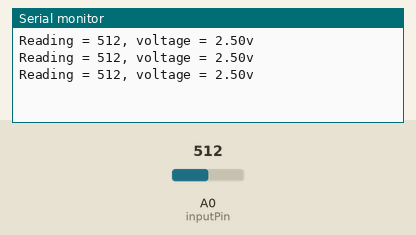
Bench run of a sketch on a simulated Arduino Uno, built with avr-gcc and run on an emulated ATmega328P. Shown: the last lines printed to the serial monitor. The inputs (shaded band) are chosen by the test bench; at power-on: A0 (inputPin) = 512.

Above: at 1.3 s.
1.4 s: A0 (inputPin) set to 716
At 1.9 s:
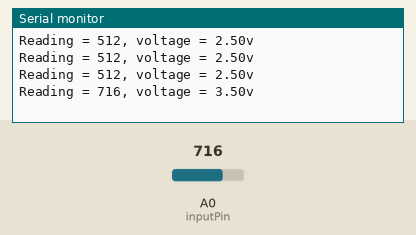
2.9 s: A0 (inputPin) set to 900
At 3.4 s:
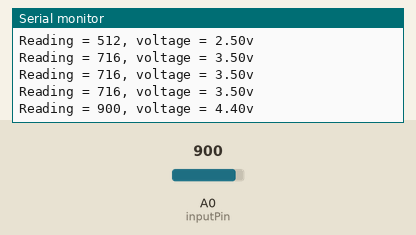
Timing chart, 0 to 5.9 s (numbered marks = the images above; inputs shaded):
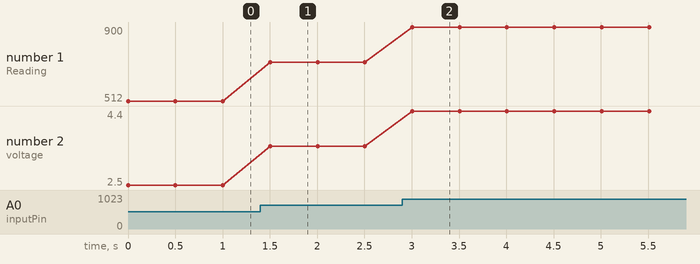

Measured:
- after the input at 1.4 s, the serial monitor: prints a new line after 0.10 s (image 1)
- after the input at 2.9 s, the serial monitor: prints a new line after 0.11 s (image 2)
- plotted number 1: 512 → 716 after the input at 1.4 s, 716 → 900 after the input at 2.9 s
- plotted number 2: 2.5 → 3.5 after the input at 1.4 s, 3.5 → 4.4 after the input at 2.9 s

The sketch:

AnalogVoltageReading.ino
```cpp
/**
 * Reads an analog input and displays the reading and voltage. Used this to
 * fiddle with plugging the 3.3v and 5v outputs in to the input, and also to
 * mess about with an LDR (light dependant resistor)
 *
 * All worked fine, however I soon discovered my lack of electronics knowledge.
 * Turns out you can't just stick an LDR over the 5v and A0 pins - it works but
 * the reading is always high and only varied about .2v with the presence/lack
 * of light, so some googling found this page:
 *
 * http://bildr.org/2012/11/photoresistor-arduino/
 *
 * Still not really sure how this works, but it does work. The voltage varied
 * from .5v to 1.5v when dark / light.
 */

// the analog input pin
int inputPin = 0;

void setup()
{
    // opens serial port, sets data rate to 9600 bps
    Serial.begin(9600);

    // we don't need to call pinMode() for analog inputs apparently, probably
    // because they're already set as inputs, wonder if it's also true that
    // digital pins are always outputs? not sure
}

void loop()
{
    // get the reading, which is from int 0 (0v) to 1023 (5v)
    int reading = analogRead(inputPin);

    // turn the reading into a proper voltage by dividing by 204.6 (because
    // 5 * 204.6 = 1023)
    float voltage = reading / 204.6;

    // concatenating in c is messy looking and feels wasteful, so I just output
    // on each line - seems to be the done thing.
    Serial.print("Reading = ");
    Serial.print(reading);
    Serial.print(", voltage = ");
    Serial.print(voltage);
    Serial.print("v\r\n");

    delay(500);
}
```
